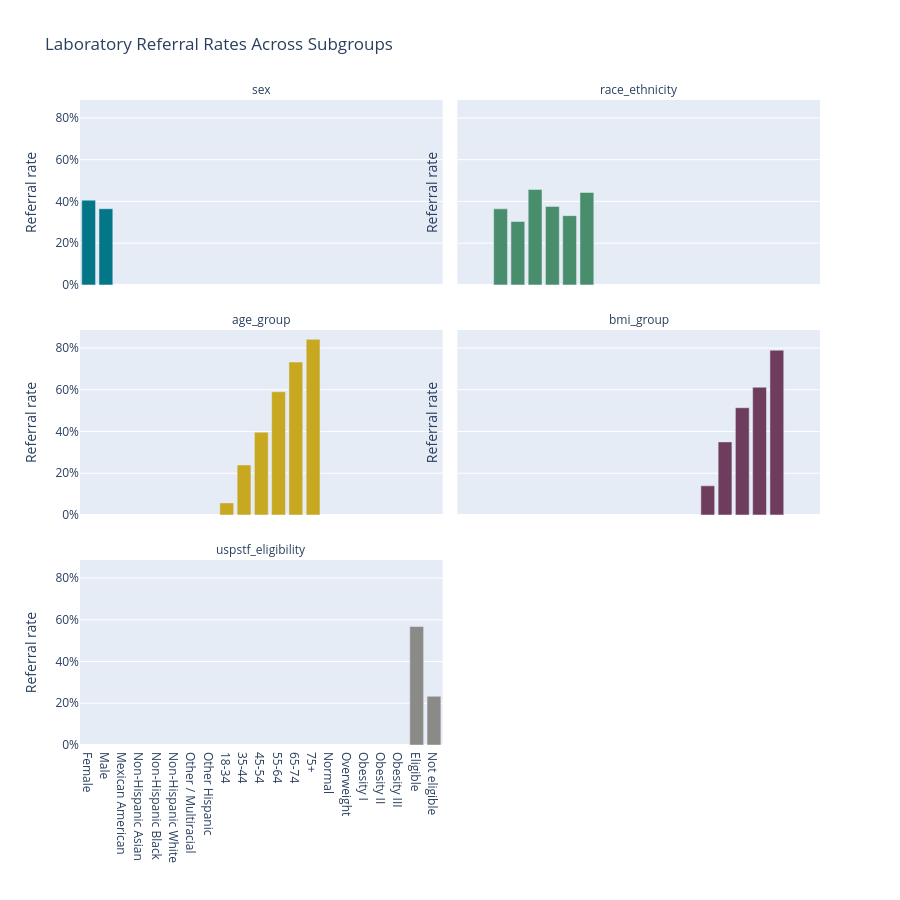

Write notebook code for a chart like this one.
### Code cell
fig = px.bar(
    subgroup_metrics,
    x="group",
    y="referral_rate",
    color="group_variable",
    facet_col="group_variable",
    facet_col_wrap=2,

    title=(
        "Laboratory Referral Rates "
        "Across Subgroups"
    ),

    color_discrete_sequence=[
        PROJECT_COLORS[
            "teal_dark"
        ],
        PROJECT_COLORS[
            "green_dark"
        ],
        PROJECT_COLORS[
            "yellow_dark"
        ],
        PROJECT_COLORS[
            "purple_dark"
        ],
        PROJECT_COLORS[
            "grey"
        ]
    ]
)

fig.update_yaxes(
    tickformat=".0%",
    title="Referral rate"
)

fig.update_xaxes(
    title=""
)

fig.update_layout(
    height=900,
    showlegend=False
)

fig.for_each_annotation(
    lambda a: a.update(
        text=a.text.split("=")[-1]
    )
)

fig.show()

save_plotly(
    fig,
    "step12_subgroup_referral_rates",
    height=900
)

### Figure 1 — Plotly figure (JSON) as saved in the notebook; plotly's stock layout.template omitted (floating-point values rounded to 4 significant figures)
{"data": [{"hovertemplate": "group_variable=sex<br>group=%{x}<br>referral_rate=%{y}<extra></extra>", "legendgroup": "sex", "marker": {"color": "#037688", "pattern": {"shape": ""}}, "name": "sex", "orientation": "v", "showlegend": true, "textposition": "auto", "type": "bar", "x": ["Female", "Male"], "xaxis": "x5", "y": [0.4059, 0.3649], "yaxis": "y5"}, {"hovertemplate": "group_variable=race_ethnicity<br>group=%{x}<br>referral_rate=%{y}<extra></extra>", "legendgroup": "race_ethnicity", "marker": {"color": "#488D6C", "pattern": {"shape": ""}}, "name": "race_ethnicity", "orientation": "v", "showlegend": true, "textposition": "auto", "type": "bar", "x": ["Mexican American", "Non-Hispanic Asian", "Non-Hispanic Black", "Non-Hispanic White", "Other / Multiracial", "Other Hispanic"], "xaxis": "x6", "y": [0.3644, 0.3038, 0.4573, 0.376, 0.3319, 0.4429], "yaxis": "y6"}, {"hovertemplate": "group_variable=age_group<br>group=%{x}<br>referral_rate=%{y}<extra></extra>", "legendgroup": "age_group", "marker": {"color": "#C9A821", "pattern": {"shape": ""}}, "name": "age_group", "orientation": "v", "showlegend": true, "textposition": "auto", "type": "bar", "x": ["18-34", "35-44", "45-54", "55-64", "65-74", "75+"], "xaxis": "x3", "y": [0.05774, 0.2395, 0.3966, 0.5903, 0.7327, 0.8416], "yaxis": "y3"}, {"hovertemplate": "group_variable=bmi_group<br>group=%{x}<br>referral_rate=%{y}<extra></extra>", "legendgroup": "bmi_group", "marker": {"color": "#6E3C5D", "pattern": {"shape": ""}}, "name": "bmi_group", "orientation": "v", "showlegend": true, "textposition": "auto", "type": "bar", "x": ["Normal", "Overweight", "Obesity I", "Obesity II", "Obesity III"], "xaxis": "x4", "y": [0.1395, 0.35, 0.5138, 0.6119, 0.7893], "yaxis": "y4"}, {"hovertemplate": "group_variable=uspstf_eligibility<br>group=%{x}<br>referral_rate=%{y}<extra></extra>", "legendgroup": "uspstf_eligibility", "marker": {"color": "#8A8A87", "pattern": {"shape": ""}}, "name": "uspstf_eligibility", "orientation": "v", "showlegend": true, "textposition": "auto", "type": "bar", "x": ["Eligible", "Not eligible"], "xaxis": "x", "y": [0.5678, 0.2336], "yaxis": "y"}], "layout": {"annotations": [{"font": {}, "showarrow": false, "text": "uspstf_eligibility", "x": 0.245, "xanchor": "center", "xref": "paper", "y": 0.2867, "yanchor": "bottom", "yref": "paper"}, {"font": {}, "showarrow": false, "text": "age_group", "x": 0.245, "xanchor": "center", "xref": "paper", "y": 0.6433, "yanchor": "bottom", "yref": "paper"}, {"font": {}, "showarrow": false, "text": "bmi_group", "x": 0.755, "xanchor": "center", "xref": "paper", "y": 0.6433, "yanchor": "bottom", "yref": "paper"}, {"font": {}, "showarrow": false, "text": "sex", "x": 0.245, "xanchor": "center", "xref": "paper", "y": 1.0, "yanchor": "bottom", "yref": "paper"}, {"font": {}, "showarrow": false, "text": "race_ethnicity", "x": 0.755, "xanchor": "center", "xref": "paper", "y": 1.0, "yanchor": "bottom", "yref": "paper"}], "barmode": "relative", "height": 900, "legend": {"title": {"text": "group_variable"}, "tracegroupgap": 0}, "showlegend": false, "title": {"text": "Laboratory Referral Rates Across Subgroups"}, "xaxis": {"anchor": "y", "domain": [0, 0.49], "title": {"text": ""}}, "xaxis2": {"anchor": "y2", "domain": [0.51, 1], "matches": "x", "title": {"text": ""}}, "xaxis3": {"anchor": "y3", "domain": [0, 0.49], "matches": "x", "showticklabels": false, "title": {"text": ""}}, "xaxis4": {"anchor": "y4", "domain": [0.51, 1], "matches": "x", "showticklabels": false, "title": {"text": ""}}, "xaxis5": {"anchor": "y5", "domain": [0, 0.49], "matches": "x", "showticklabels": false, "title": {"text": ""}}, "xaxis6": {"anchor": "y6", "domain": [0.51, 1], "matches": "x", "showticklabels": false, "title": {"text": ""}}, "yaxis": {"anchor": "x", "domain": [0, 0.2867], "tickformat": ".0%", "title": {"text": "Referral rate"}}, "yaxis2": {"anchor": "x2", "domain": [0, 0.2867], "matches": "y", "showticklabels": false, "tickformat": ".0%", "title": {"text": "Referral rate"}}, "yaxis3": {"anchor": "x3", "domain": [0.3567, 0.6433], "matches": "y", "tickformat": ".0%", "title": {"text": "Referral rate"}}, "yaxis4": {"anchor": "x4", "domain": [0.3567, 0.6433], "matches": "y", "showticklabels": false, "tickformat": ".0%", "title": {"text": "Referral rate"}}, "yaxis5": {"anchor": "x5", "domain": [0.7133, 1.0], "matches": "y", "tickformat": ".0%", "title": {"text": "Referral rate"}}, "yaxis6": {"anchor": "x6", "domain": [0.7133, 1.0], "matches": "y", "showticklabels": false, "tickformat": ".0%", "title": {"text": "Referral rate"}}}}
